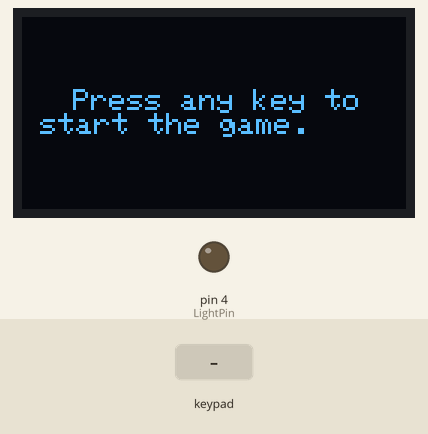
This sketch was run on a simulated Arduino Uno, built with avr-gcc and run on an emulated ATmega328P. On the bench: 128×64 one-colour display, output pins drawn as LEDs (lit = HIGH). The test bench sets the inputs (shaded band). Pins used as bus, display or sensor lines are not drawn.

Above: at 0.8 s.
0.9 s: keypad keys 0 1 2 3 pressed 0.4 s apart
At 3.0 s:
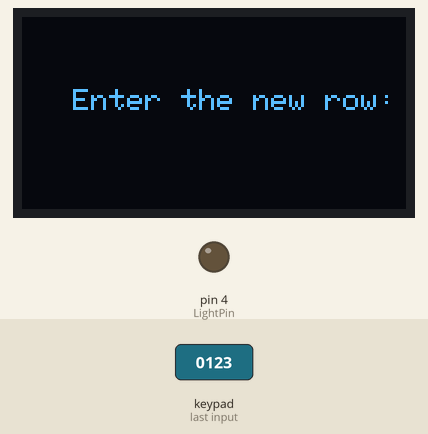
4.0 s: key '1' pressed
At 4.6 s:
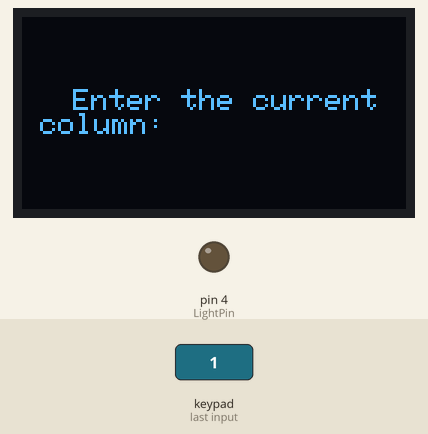
5.5 s: keypad keys 0 1 2 3 # pressed 0.4 s apart
At 7.8 s:
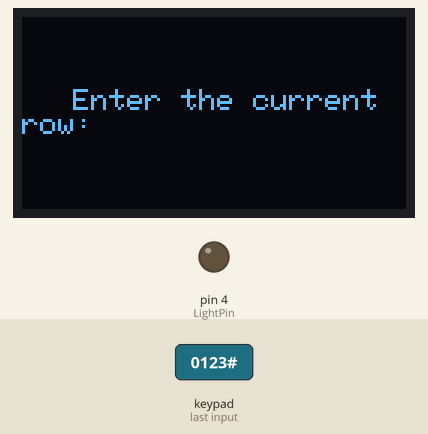
9.0 s: keypad keys 0 1 2 3 * pressed 0.4 s apart
At 12.0 s:
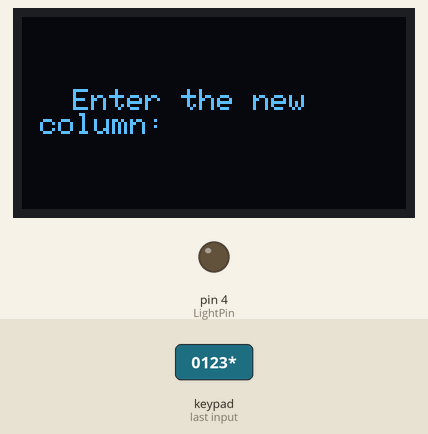
12.5 s: key '2' pressed
At 13.2 s:
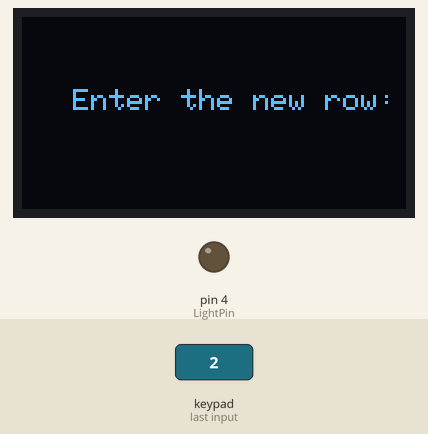
Timing chart, 0 to 15.0 s (numbered marks = the images above; inputs shaded):
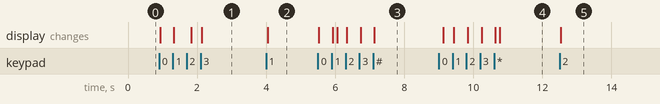

Measured:
- after the input at 0.9 s, the display: first changes at once (image 1 shows a later state)
- after the input at 4.0 s, the display: changes at once (image 2)
- after the input at 5.5 s, the display: changes at once (image 3)
- after the input at 9.0 s, the display: changes after 0.14 s (image 4)
- after the input at 12.5 s, the display: changes at once (image 5)

The sketch:

Chess_Final.ino
```cpp
//include libraries
#include <Keypad.h>
#include <Adafruit_GFX.h>
#include <Adafruit_SSD1306.h>
#define SCREEN_WIDTH 128 // OLED display width, in pixels
#define SCREEN_HEIGHT 64 // OLED display height, in pixels
#define OLED_RESET     4 // Reset pin # (or -1 if sharing Arduino reset pin)
#define SCREEN_ADDRESS 0x3C ///< See datasheet for Address; 0x3D for 128x64, 0x3C for 128x32
Adafruit_SSD1306 display(SCREEN_WIDTH, SCREEN_HEIGHT, &Wire, OLED_RESET);

//set up keypad
char Data[2];
const byte ROWS = 4;
const byte COLS = 4;
char hexaKeys[ROWS][COLS] = {
  {'1', '2', '3', 'A'},
  {'4', '5', '6', 'B'},
  {'7', '8', '9', 'C'},
  {'*', '0', '#', 'D'}
};
byte data_count = 0;
byte rowPins[ROWS] = {0, 1, 2, 3};
byte colPins[COLS] = {7,8,9,10};
Keypad customKeypad = Keypad(makeKeymap(hexaKeys), rowPins, colPins, ROWS, COLS);

//class Piece
class Piece
{
  public:
  int value;
  Piece(int v)
  {
    value = v;
  }
};
//define pieces
Piece Knight(3);
Piece Pawn(1);
Piece King(10);
Piece Rook(5);
Piece Bishop(4);
Piece Queen(9);
Piece Empty(0);
//create board
Piece Board[36] = {Rook,Pawn,Empty,Empty,Empty,Empty,Knight,Pawn,Empty,Empty,Empty,Empty,King,Pawn,Empty,Empty,Empty,Empty,\
              Queen,Pawn,Empty,Empty,Empty,Empty,Bishop,Pawn,Empty,Empty,Empty,Empty,Rook,Pawn,Empty,Empty,Empty,Empty};
//light information
int clockPin = 6;
int latchPin = 5;
int LightPin = 4;
//define locations
int location;
int newLocation;
//create openings
int openings[36];
int temp;
int switches[36];
int count = 0;
//get temp piece
Piece current = {Empty};
//functions
void getCurrentPiece(void)
{
  current = Board[location];
}
void KnightValidMoves(void)
{
   //set current space 1
  openings[location] = 1;

  if(Board[location+8].value == 0 && location/6 +1 == (location+8)/6)
  {
	  openings[location+8] = 1;
  }
  if(Board[location+4].value == 0 && location/6 +1 == (location+4)/6)
  {
	  openings[location+4] = 1;
  }
  if(Board[location-8].value == 0 && location/6 -1 == (location-8)/6)
  {
	  openings[location-8] = 1;
  }
  if(Board[location-11].value == 0 && location/6 -2 == (location-11)/6)
  {
	  openings[location-11] = 1;
  }
   if(Board[location+11].value == 0 && location/6 +2 == (location+11)/6)
  {
	  openings[location+11] = 1;
  }
  if(Board[location+13].value == 0 && location/6 +2 == (location+13)/6)
  {
	  openings[location+13] = 1;
  }
  if(Board[location-13].value == 0 && location/6 -2 == (location-13)/6)
  {
	  openings[location-13] = 1;
  }
  if(Board[location-4].value == 0 && location/6 -1 == (location-4)/6)
  {
	  openings[location-4] = 1;
  }
}
void RookValidMoves(void)
{
  //set current space 1
  openings[location] = 1;
  //+y
  for(int y = location+1; y/6 <= location/6; y++)
  {
    if(Board[y].value == 0)
    {
      openings[y] = 1;
    }
    else
    {
      break;
    }
  }
  //-y
  for(int y = location-1; y/6 >= location/6; y--)
  {
    if(Board[y].value == 0)
    {
      openings[y] = 1;
    }
    else
    {
      break;
    }
  }
  //+x
  for(int x = location+6; x/6 < 6; x+=6)
  {
    if(Board[x].value == 0)
    {
      openings[x] = 1;
    }
    else
    {
      break;
    }
  }
  //-x
  for(int x = location-6; x/6 >= 0; x-=6)
  {
    if(Board[x].value == 0)
    {
      openings[x] = 1;
    }
    else
    {
      break;
    }
  }
}
void BishopValidMoves(void)
{
  //set current space 1
  openings[location] = 1;
  //+y+x
  for(int l = location; l <= 35; l+=7)
  {
    if((Board[l].value == 0 && l%6 > location%6)|| l== location)
    {
      openings[l] = 1;
    }
    else
    {
      break;
    }
  }
  //-y+x
  for(int l = location; l <= 35; l+=5)
  {
    if((Board[l].value == 0 && l%6 < location%6)|| l == location)
    {
      openings[l] = 1;
    }
    else
    {
      break;
    }
  }

  //-y-x
  for(int l = location; l >= 0; l-=5)
  {
    if((Board[l].value == 0 && l%6 > location%6)|| l == location)
    {
      openings[l] = 1;
    }
    else
    {
      break;
    }
  }
  //+y-x
  for(int l = location; l >= 0; l-=7)
  {
    if((Board[l].value == 0 && l%6 < location%6)|| l == location)
    {
      openings[l] = 1;
    }
    else
    {
      break;
    }
  }
}
void PawnValidMoves(void)
{
  //set current space 1
  openings[location] = 1;
    if(location%6 < 5)
    {
      openings[location+1] = 1;
    }
}
void KingValidMoves(void)
{
     //set current space 1
  openings[location] = 1;
  //+y+x
    if(Board[location+7].value == 0 && (location+7)%6 > location%6)
    {
      openings[location+7] = 1;
    }
    //+x-y
    if(Board[location+5].value == 0 && (location+5)%6 < location%6)
    {
      openings[location+5] = 1;
    }
    //+y-x
    if(Board[location-7].value == 0 && (location-7)%6 < location%6)
    {
      openings[location-7] = 1;
    }
    //-x-y
    if(Board[location-5].value == 0 && (location-5)%6 > location%6)
    {
      openings[location-5] = 1;
    }
    //+y
    if(Board[location+1].value == 0 && (location+1)/6 == location/6)
    {
      openings[location+1] = 1;
    }
    //-y
    if(Board[location-1].value == 0 && (location-1)/6 == location/6)
    {
      openings[location-1] = 1;
    }
    //+x
    if(Board[location+6].value == 0 && (location+6)%6 == location%6)
    {
      openings[location+1] = 1;
    }
    //-x
    if(Board[location-6].value == 0 && (location-6)%6 == location%6)
    {
      openings[location-6] = 1;
    }
}
void callType(void)
{
  if(current.value == 5)
   {
    RookValidMoves();
  }
  if(current.value == 4)
  {
    BishopValidMoves();
  }
  if(current.value == 9)
  {
    RookValidMoves();
    BishopValidMoves();
  }
  if(current.value == 10)
  {
    KingValidMoves();
  }
  if(current.value == 1)
  {
    PawnValidMoves();
  }
  if(current.value == 3)
  {
    KnightValidMoves();
  }
}
void getName()
{
  getCurrentPiece();
  //display piece value
  display.clearDisplay();
  display.setCursor(17, 24);
  display.setTextSize(1); //Setup text size

  if(current.value == 5)
  {
      display.print("The selected piece is: Rook");
      display.display();
  }
  if(current.value == 4)
  {
      display.print("The selected piece is: Bishop");
      display.display();
  }
  if(current.value == 9)
  {
      display.print("The selected piece is: Queen");
      display.display();
  }
  if(current.value == 10)
  {
      display.print("The selected piece is: King");
      display.display();
  }
  if(current.value == 1)
  {
      display.print("The selected piece is: Pawn");
      display.display();
  }
  if(current.value == 3)
  {
      display.print("The selected piece is: Knight");
      display.display();
  }
  delay(100);
}
//main setup
void setup()
{
  if(!display.begin(SSD1306_SWITCHCAPVCC, SCREEN_ADDRESS)) {
    for(;;); // Don't proceed, loop forever
  }

  display.setTextSize(2); //Setup text size
  display.setTextColor(WHITE); //Setup font color
  //lights
  pinMode(latchPin, OUTPUT);
  pinMode(clockPin, OUTPUT);
  pinMode(LightPin, OUTPUT);

  //write all the lights low
  digitalWrite(latchPin, LOW);
  for(int i = 35; i >= 0; i--)
  {
    digitalWrite(clockPin, LOW);
    digitalWrite(LightPin, LOW);
    digitalWrite(clockPin, HIGH);
  }
  digitalWrite(latchPin, HIGH);

  //start game
  //prompt input row
  display.clearDisplay();
  display.setCursor(17, 24);
  display.setTextSize(1); //Setup text size
  display.println(F("Press any key to\n start the game."));
  display.display();
  //wait for start
  char start = customKeypad.waitForKey();
}
//main loop
void loop()
{

  //reset openings
  for(int i = 0; i < 36; i++)
  {
    current.value = 0;
     openings[i] = 0;
  }
  //prompt input row
  display.clearDisplay();
  display.setCursor(17, 24);
  display.setTextSize(1); //Setup text size
  display.println(F("Enter the current\n column:"));
  display.display();

  //wait for input
  char row = customKeypad.waitForKey();

  //prompt input row
  display.clearDisplay();
  display.setCursor(17, 24);
  display.setTextSize(1); //Setup text size
  display.println(F("Enter the current row:"));
  display.display();

  //wait for input
  char col = customKeypad.waitForKey();
  //convert to int
  int r = row - '0';
  int c = col - '0';

  //get location
  location = r*6 + c;

  //display selection
  getName();

  //get potential moves
  getCurrentPiece();
  callType();

  //write all the outputs
  digitalWrite(latchPin, LOW);
  for(int i = 35; i >= 0; i--)
  {
    digitalWrite(clockPin, LOW);
    digitalWrite(LightPin, openings[i]);
    digitalWrite(clockPin, HIGH);
  }
  digitalWrite(latchPin, HIGH);

  //prompt new input row
  display.clearDisplay();
  display.setCursor(17, 24);
  display.setTextSize(1); //Setup text size
  display.println(F("Enter the new\n column:"));
  display.display();

  //wait for input
  char new_row = customKeypad.waitForKey();

  //prompt input row
  display.clearDisplay();
  display.setCursor(17, 24);
  display.setTextSize(1); //Setup text size
  display.println(F("Enter the new row:"));
  display.display();

  //wait for input
  char new_col = customKeypad.waitForKey();
  //convert to int
  int new_r = new_row - '0';
  int new_c = new_col - '0';

  //get location
  newLocation = new_r*6 + new_c;

  //erase old location
  Board[location].value = 0;

  //write new locatoin
  Board[newLocation].value = current.value;

  //write all the lights low
  digitalWrite(latchPin, LOW);
  for(int i = 35; i >= 0; i--)
  {
    digitalWrite(clockPin, LOW);
    digitalWrite(LightPin, LOW);
    digitalWrite(clockPin, HIGH);
  }
  digitalWrite(latchPin, HIGH);
}
```

SimplePiece.cpp
```cpp
#include "SimplePiece.h"

  Piece::Piece(char n)
  {
      name = n;
  }
```

SimplePiece.h
```cpp
#ifndef SIMPLEPIECE_H
#define SIMPLEPIECE_H
#include "string.h"
using namespace std;

class Piece
{
    public:
    char name;
    Piece(char n);
};
#endif
```
